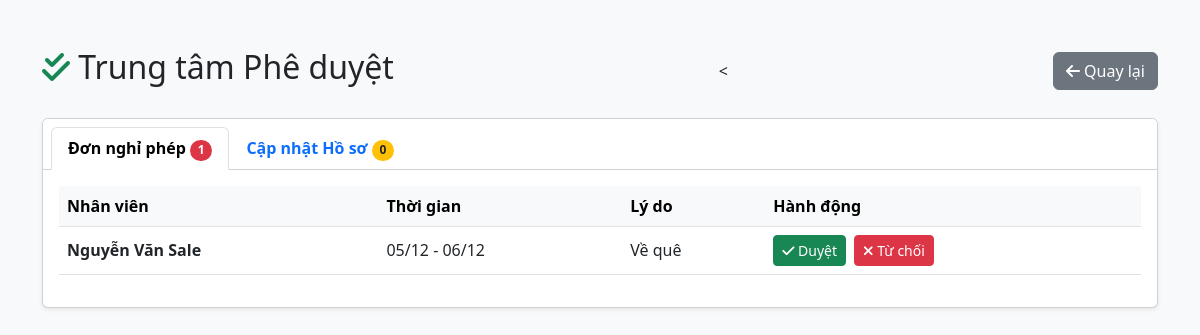
Page /HomePage/admin_approvals.php (signed in) on the committed database.
### tables this page shows
CREATE TABLE `leave_requests` (
  `id` int(11) NOT NULL,
  `user_id` int(11) NOT NULL,
  `start_date` date NOT NULL,
  `end_date` date NOT NULL,
  `reason` text NOT NULL,
  `status` enum('pending','approved','rejected') DEFAULT 'pending',
  `created_at` timestamp NOT NULL DEFAULT current_timestamp()
);

CREATE TABLE `users` (
  `id` int(11) NOT NULL,
  `role_id` int(11) NOT NULL,
  `username` varchar(50) NOT NULL,
  `password` varchar(255) NOT NULL,
  `email` varchar(100) NOT NULL,
  `full_name` varchar(100) NOT NULL,
  `avatar` varchar(255) DEFAULT 'img/default.jpg',
  `status` enum('active','inactive') DEFAULT 'active',
  `created_at` timestamp NOT NULL DEFAULT current_timestamp()
);

### HomePage/admin_approvals.php (the view, shortened to what this page needs)
<?php
require_once 'db_connect.php';
$leaves = $conn->query("SELECT lr.*, u.full_name FROM leave_requests lr JOIN users u ON lr.user_id = u.id WHERE lr.status = 'pending' ORDER BY lr.created_at ASC");
$profiles = $conn->query("SELECT pr.*, u.username FROM profile_requests pr JOIN users u ON pr.user_id = u.id WHERE pr.status = 'pending' ORDER BY pr.request_date ASC");
?>
<!DOCTYPE html>
<html lang="vi">
<head>
    <link href="https://cdn.jsdelivr.net/npm/bootstrap@5.3.0/dist/css/bootstrap.min.css" rel="stylesheet">
    <link rel="stylesheet" href="https://cdnjs.cloudflare.com/ajax/libs/font-awesome/6.5.1/css/all.min.css">
</head>
<body class="bg-light">
    <div class="container mt-5 mb-5">
        <div class="d-flex justify-content-between align-items-center mb-4">
            <h2><i class="fas fa-check-double text-success"></i> Trung tâm Phê duyệt</h2>
            <<a href="<?php echo ($_SESSION['role_id'] == 1) ? 'admin_dashboard.php' : 'user_dashboard.php'; ?>" class="btn btn-secondary">
    <i class="fas fa-arrow-left"></i> Quay lại
</a>
        </div>
        <div class="card shadow-sm">
            <div class="card-header bg-white">
                <ul class="nav nav-tabs card-header-tabs" id="approvalTab" role="tablist">
                    <li class="nav-item"><button class="nav-link active fw-bold" data-bs-toggle="tab" data-bs-target="#leave-content">Đơn nghỉ phép <span class="badge bg-danger rounded-pill"><?php echo $leaves->num_rows; ?></span></button></li>
                    <li class="nav-item"><button class="nav-link fw-bold" data-bs-toggle="tab" data-bs-target="#profile-content">Cập nhật Hồ sơ <span class="badge bg-warning text-dark rounded-pill"><?php echo $profiles->num_rows; ?></span></button></li>
                </ul>
            </div>
            <div class="card-body">
                <div class="tab-content">
                    <div class="tab-pane fade show active" id="leave-content">
                        <?php if ($leaves->num_rows > 0): ?>
                            <table class="table table-hover align-middle">
                                <thead class="table-light"><tr><th>Nhân viên</th><th>Thời gian</th><th>Lý do</th><th>Hành động</th></tr></thead>
                                <tbody>
                                    <?php while($row = $leaves->fetch_assoc()): ?>
                                    <tr>
                                        <td class="fw-bold"><?php echo $row['full_name']; ?></td>
                                        <td><?php echo date('d/m', strtotime($row['start_date'])) . ' - ' . date('d/m', strtotime($row['end_date'])); ?></td>
                                        <td><?php echo $row['reason']; ?></td>
                                        <td>
                                            <form method="POST" class="d-flex gap-2">
                                                <button type="submit" name="action_leave" value="approve" class="btn btn-sm btn-success"><i class="fas fa-check"></i> Duyệt</button>
                                                <button type="submit" name="action_leave" value="reject" class="btn btn-sm btn-danger"><i class="fas fa-times"></i> Từ chối</button>
                                            </form>
                                        </td>
                                    </tr>
                                    <?php endwhile; ?>
                                </tbody>
                            </table>
                        <?php else: ?>
                            <p class="text-center text-muted py-3">Không có đơn nghỉ phép nào.</p>
                        <?php endif; ?>
                    </div>
                </div>
            </div>
        </div>
    </div>
</body>
</html>

### rows in the picture
leave_requests: user.full_name "Nguyễn Văn Sale", start_date "05/12", end_date "06/12", reason "Về quê"

### other values in the picture
$leaves->num_rows "1"
$profiles->num_rows "0"
